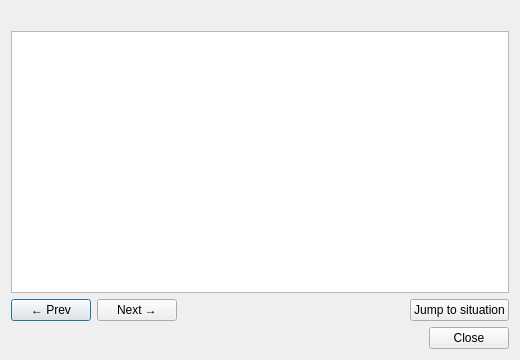
<?xml version="1.0" encoding="UTF-8"?>
<ui version="4.0">
 <class>CheckProfileDialog</class>
 <widget class="QDialog" name="CheckProfileDialog">
  <property name="geometry">
   <rect><x>0</x><y>0</y><width>520</width><height>360</height></rect>
  </property>
  <property name="windowTitle"><string>Check Profile</string></property>
  <layout class="QVBoxLayout" name="outerLayout">
   <item><widget class="QLabel" name="headerLabel"><property name="text"><string/></property></widget></item>
   <item><widget class="QTextEdit" name="bodyText"><property name="readOnly"><bool>true</bool></property></widget></item>
   <item>
    <layout class="QHBoxLayout" name="navLayout">
     <item><widget class="QPushButton" name="prevButton"><property name="text"><string>← Prev</string></property></widget></item>
     <item><widget class="QPushButton" name="nextButton"><property name="text"><string>Next →</string></property></widget></item>
     <item><spacer name="navSpacer"><property name="orientation"><enum>Qt::Horizontal</enum></property><property name="sizeHint" stdset="0"><size><width>40</width><height>20</height></size></property></spacer></item>
     <item><widget class="QPushButton" name="jumpButton"><property name="text"><string>Jump to situation</string></property></widget></item>
    </layout>
   </item>
   <item>
    <widget class="QDialogButtonBox" name="buttonBox">
     <property name="standardButtons"><set>QDialogButtonBox::Close</set></property>
    </widget>
   </item>
  </layout>
 </widget>
 <resources/>
 <connections>
  <connection><sender>buttonBox</sender><signal>rejected()</signal><receiver>CheckProfileDialog</receiver><slot>reject()</slot></connection>
 </connections>
</ui>
